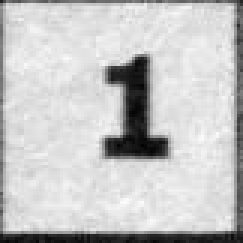
#> input picture Dataset/train/1_90.jpg, 81 x 81 px (shown 3 times larger); its folder holds only this picture in this run
$ jupyter execute understanding_the_dataset.ipynb
#> lines starting #> are read from the running program, lines starting #| are printed output that depends on the picture; after the words box and inside, x2 and y2 are one past the last pixel; in counts of white or black regions, pixels touching at a corner belong together
#> further down, img is the input picture: shape (81, 81); min 2, max 252, mean 197.4
### Model/find_digit.py
import cv2
import numpy as np

def get_digit(img):
    """
        function to find the digit within each cell
            img: the cell in the sudoku grid
    """
    thresh = cv2.threshold(img, 0, 50,cv2.THRESH_BINARY_INV | cv2.THRESH_OTSU)[1]
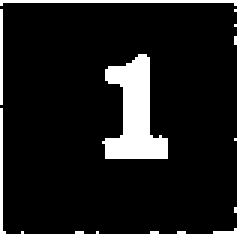
#> thresh: shape (81, 81) (shown 3 times larger); values 0 (black) and 50 (white), 15.3% white; 3 white regions
    kernel = cv2.getStructuringElement(cv2.MORPH_ELLIPSE, (1, 1))
    thresh = cv2.morphologyEx(thresh, cv2.MORPH_OPEN, kernel)
    cnts,_ = cv2.findContours(thresh, cv2.RETR_EXTERNAL,
        cv2.CHAIN_APPROX_SIMPLE)
#> cnts = 3 contours, 1 with area under 20; largest, box (x1, y1, x2, y2) and area: (34, 18, 56, 53) 370, (0, 0, 81, 81) 272
    digit = []
    for c in cnts:
        # compute the bounding box of the contour
        (x, y, w, h) = cv2.boundingRect(c)
        # if the contour is sufficiently large, it must be a digit (assumtion)
        if w >= 10 and (h >= 15 and h <= 80) and ((x > 0 and x < img.shape[1])and (y > 0 and y < img.shape[0])):
           rect = [x,y,w,h]
           digit = extract_digit(img,rect)
#> this loop made 3 passes
#> c on pass 2: [[0, 3], [0, 34]]
#> pass 1, in extract_digit, `digit = img[y-offset:y+h+offset,x-offset:x+w+offset]`:
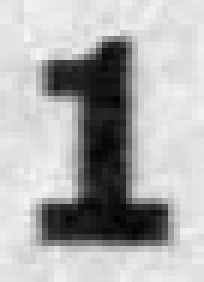
#> digit: shape (47, 34) (shown 6 times larger); min 2, max 245, mean 174.4
    if len(digit):
        return digit
    else:
        return shrink_img(img)

def extract_digit(img,rect,offset=6):
    """
        extracts the part of the image enclosed within the rectangle specified by rect
            img: img of a cell in the sudoku grid
            rect: cordinates of the rectangle to be extracted
            offset: additional padding given to the rectangle
    """
    (x,y,w,h) = rect
    digit = img[y-offset:y+h+offset,x-offset:x+w+offset]
    return digit

# [12 lines left out: function shrink_img, not called in this run]

### Model/understanding_the_dataset.ipynb
[cell 1]
"""
    the purpose of this notebook is to find the average width and height of the extracted digit
    images of the training set. avg width and height then helps us to decide on the parameters
    for our cnn.
"""

[cell 2]
import cv2
import os
import find_digit

[cell 3]
path = '../Dataset/train'

[cell 4]
file_list = os.listdir(path)

[cell 5]
w = 0
h = 0
number_of_samples = len(file_list)

[cell 6]
for img_path in file_list:
    img = cv2.imread(path + '/' + img_path,0)
    dig = find_digit.get_digit(img)
    w += dig.shape[0]
#> w = 47
    h += dig.shape[1]
#> h = 34

[cell 7]
print(w/number_of_samples,h/number_of_samples)
#| 47.0 34.0

$ run again, on Dataset/train/3_150.jpg
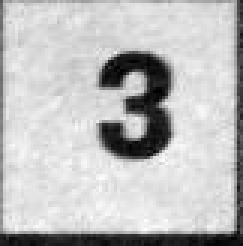
#> input picture Dataset/train/3_150.jpg, 81 x 82 px (shown 3 times larger)
#> img is the input picture: shape (82, 81); min 0, max 255, mean 190
#> in get_digit, `thresh = cv2.threshold(img, 0, 50,cv2.THRESH_BINARY_INV | cv2.THRESH_O..`:
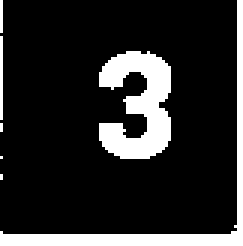
#> thresh: shape (82, 81) (shown 3 times larger); values 0 (black) and 50 (white), 16.3% white; 7 white regions (4 under 20 px)
#> cnts = 7 contours, 5 with area under 20; largest, box (x1, y1, x2, y2) and area: (33, 17, 57, 53) 476, (0, 0, 81, 82) 322
#> the loop in get_digit, `for c in cnts:` made 7 passes
#> `dig = find_digit.get_digit(img)`:
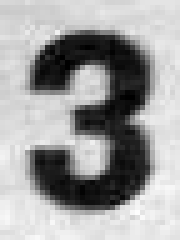
#> dig: shape (48, 36) (shown 5 times larger); min 0, max 253, mean 158.8
#| 48.0 36.0

$ run again, on Dataset/train/3_232.jpg
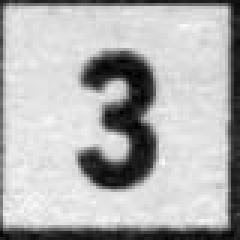
#> input picture Dataset/train/3_232.jpg, 80 x 80 px (shown 3 times larger)
#> img is the input picture: shape (80, 80); min 0, max 250, mean 178.5
#> in get_digit, `thresh = cv2.threshold(img, 0, 50,cv2.THRESH_BINARY_INV | cv2.THRESH_O..`:
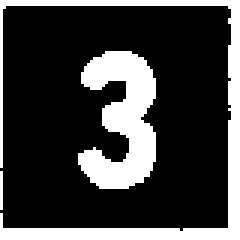
#> thresh: shape (80, 80) (shown 3 times larger); values 0 (black) and 50 (white), 24.6% white; 3 white regions (1 under 20 px)
#> cnts = 3 contours, 1 with area under 20; largest, box (x1, y1, x2, y2) and area: (26, 17, 52, 63) 660, (0, 0, 80, 80) 528
#> the loop in get_digit, `for c in cnts:` made 3 passes
#> pass 2, in extract_digit, `digit = img[y-offset:y+h+offset,x-offset:x+w+offset]`:
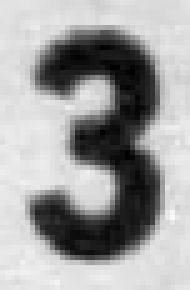
#> digit: shape (58, 38) (shown 5 times larger); min 0, max 250, mean 159.3
#| 58.0 38.0

$ run again, on Dataset/train/5_190.jpg
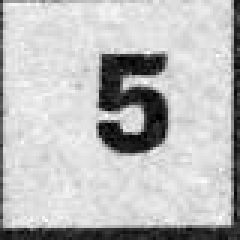
#> input picture Dataset/train/5_190.jpg, 80 x 80 px (shown 3 times larger)
#> img is the input picture: shape (80, 80); min 0, max 255, mean 188.4
#> in get_digit, `thresh = cv2.threshold(img, 0, 50,cv2.THRESH_BINARY_INV | cv2.THRESH_O..`:
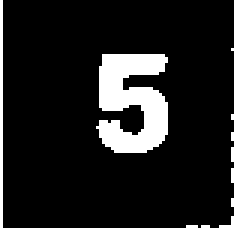
#> thresh: shape (80, 80) (shown 3 times larger); values 0 (black) and 50 (white), 17.8% white; 2 white regions
#> cnts = 2 contours; box (x1, y1, x2, y2) and area: (32, 18, 56, 51) 479, (0, 0, 80, 80) 349
#> the loop in get_digit, `for c in cnts:` made 2 passes
#> pass 1, in extract_digit, `digit = img[y-offset:y+h+offset,x-offset:x+w+offset]`:
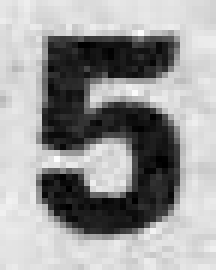
#> digit: shape (45, 36) (shown 6 times larger); min 0, max 254, mean 155.1
#| 45.0 36.0
